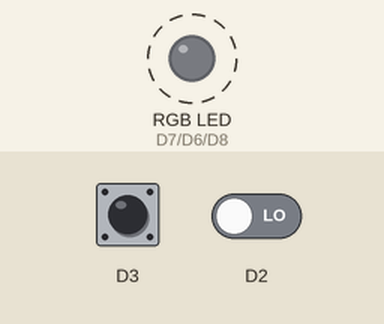
Simulated run of this sketch. Board: ESP8266 (NodeMCU). Shown: an RGB LED mixed from three pins (HIGH = lit). Dashed ring = blinking. The inputs (shaded band) are chosen by the test bench; at power-on: D3 HIGH, D2 LOW.

Above: at 0.1 s.
Timing chart, 0 to 40.0 s (numbered marks = the images above):
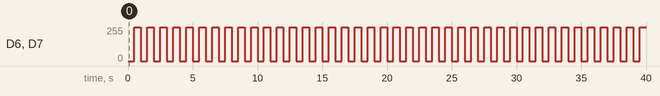

The sketch:

semaforo_1.1.ino
```cpp
const int pinRojo = D7;
const int pinAzul = D8;
const int pinVerde = D6;
void setup() {

  pinMode(pinRojo, OUTPUT);
  pinMode(pinVerde, OUTPUT);
  pinMode(pinAzul, OUTPUT);
  pinMode(D3, INPUT);
  pinMode(D2, INPUT);
}

void loop() {
  if (digitalRead(D3)== LOW) {
    while(true){
    digitalWrite(pinRojo, LOW);
    digitalWrite(pinVerde, LOW);
    digitalWrite(pinAzul, LOW);
    delay(5000);
    }
  }
  if (digitalRead(D2)==LOW){
    for(int x = 0; x < 100; x++){
    digitalWrite(pinRojo, LOW);
    digitalWrite(pinVerde, LOW);
    digitalWrite(pinAzul, LOW);
    delay(500);
    digitalWrite(pinRojo, HIGH);
    digitalWrite(pinVerde, HIGH);
    digitalWrite(pinAzul, LOW);
    delay(500);
    }
  }
    digitalWrite(pinRojo, HIGH);
    digitalWrite(pinVerde, LOW);
    digitalWrite(pinAzul, LOW);
    delay(5000);
    digitalWrite(pinRojo, HIGH);
    digitalWrite(pinVerde, LOW);
    digitalWrite(pinAzul, LOW);
    digitalWrite(pinRojo, HIGH);
    analogWrite(pinVerde, 128);
    digitalWrite(pinAzul, LOW);
    delay(1000);
    digitalWrite(pinRojo, LOW);
    digitalWrite(pinVerde, HIGH);
    digitalWrite(pinAzul, LOW);
    delay(3000);
    digitalWrite(pinRojo, HIGH);
    digitalWrite(pinVerde, HIGH);
    digitalWrite(pinAzul, LOW);
    delay(1000);
}
```

Measured:
- by itself, D6 (pinVerde): alternates 255/255 for 0.50 s and 0/255 for 0.50 s
- by itself, D7 (pinRojo): alternates HIGH for 0.50 s and LOW for 0.50 s
